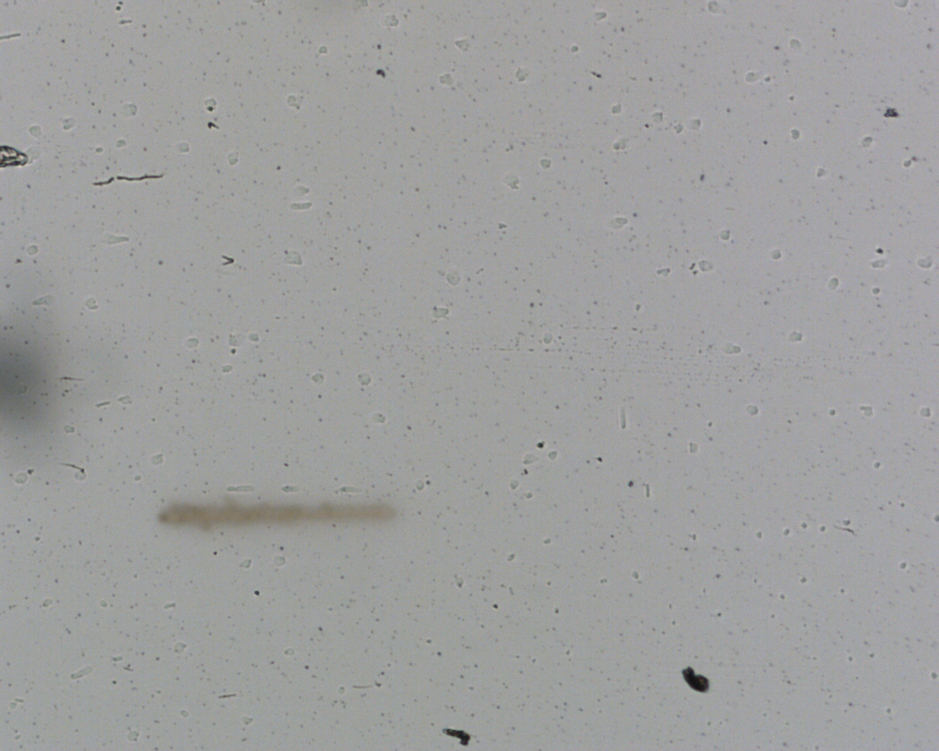
#> input picture laser_line_X20_Y4797_20260208_181527.png, 939 x 751 px, shrunk from 1280 x 1024 before the run
$ python -i tes_batch_new.py   (imports and definitions only)
#> lines starting #> are read from the running program, lines starting #| are printed output that depends on the picture; after the words box and inside, x2 and y2 are one past the last pixel; in counts of white or black regions, pixels touching at a corner belong together
import cv2
import numpy as np
import pandas as pd
import re
from pathlib import Path

def measure_line_width(image_path, threshold_val=80, vis_dir='None'):
    """
    测量激光烧蚀线宽，并可选择保存可视化中间图像

    Args:
        image_path: 图片路径
        threshold_val: 二值化阈值
        vis_dir: 可视化图像保存目录（如为None则不保存）

    Returns:
        (avg_width_px, std_width_px) 或错误信息
    """
#> called with image_path = 'laser_line_X20_Y4797_20260208_181527.png', threshold_val = 80, vis_dir = 'None'
    # 读取图像（支持中文路径）
    img = cv2.imdecode(np.fromfile(image_path, dtype=np.uint8), cv2.IMREAD_COLOR)
#> img is the input picture: shape (751, 939, 3); mean B, G, R 159.2, 159.6, 159.2
    if img is None:
        return None, None
    gray = cv2.cvtColor(img, cv2.COLOR_BGR2GRAY)

    # 二值化 (反转图像：让线变成白色 255，背景变成黑色 0)
    _, binary = cv2.threshold(gray, threshold_val, 255, cv2.THRESH_BINARY_INV)
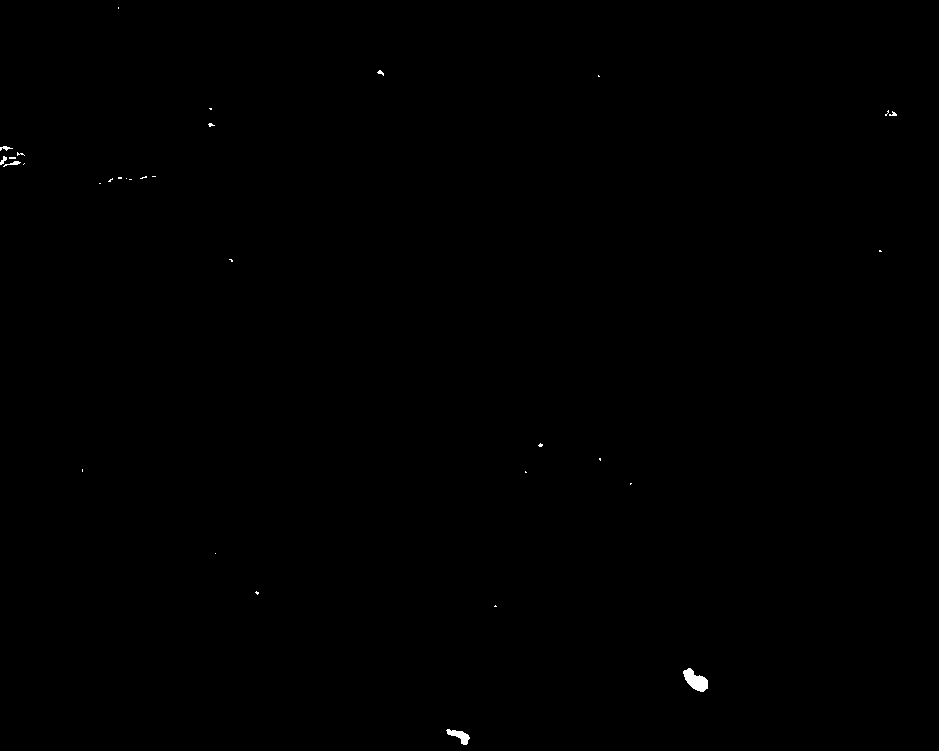
#> binary: shape (751, 939); 0.12% white; 32 white regions (25 under 20 px), largest, box (x1, y1, x2, y2) and area: (683, 668, 708, 692) 347, (446, 729, 470, 745) 177, (3, 161, 21, 167) 41

    # 如果需要保存可视化，先保存二值化后的图像
    if vis_dir is not None:
        vis_path = Path(vis_dir)
        vis_path.mkdir(parents=True, exist_ok=True)
        base_name = Path(image_path).stem
        # 保存二值化图像（尚未去噪）
        binary_path = vis_path / f"{base_name}_binary.png"
        # 使用imencode支持中文路径
        cv2.imencode('.png', binary)[1].tofile(str(binary_path))

    # 去噪：形态学闭运算
    kernel = np.ones((3, 3), np.uint8)
    binary_closed = cv2.morphologyEx(binary, cv2.MORPH_CLOSE, kernel)
#> binary_closed: shape (751, 939); 0.12% white; 29 white regions (23 under 20 px), largest, box (x1, y1, x2, y2) and area: (683, 668, 708, 692) 347, (446, 729, 470, 745) 178, (0, 156, 21, 167) 101, (885, 110, 897, 116) 39, (0, 146, 13, 151) 34, (377, 70, 384, 76) 21

    # 如果需要保存可视化，保存闭运算后的图像
    if vis_dir is not None:
        closed_path = vis_path / f"{base_name}_closed.png"
        cv2.imencode('.png', binary_closed)[1].tofile(str(closed_path))

    # 获取图像尺寸
    h, w = binary_closed.shape
#> h = 751; w = 939

    # 垂直裁剪：取自下而上 30% ~ 35% 的区域
    # 底部为图像底部（行索引大），顶部为图像顶部（行索引小）
    start_row = int(h * (1 - 0.38))  # 底部35%处对应的行（包含）
#> start_row = 465
    end_row = int(h * (1 - 0.27))  # 底部30%处对应的行（不包含）
#> end_row = 548
    if start_row >= end_row:  # 区间无效，测量失败
        return None, None
    cropped = binary_closed[start_row:end_row, :]
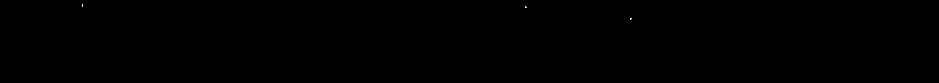
#> cropped: shape (83, 939); 0.01% white in thin lines or dots, all inside (x1, y1, x2, y2) = (82, 4, 632, 20)

    # 测量线宽：对每一列计算白色像素的数量（基于裁剪区域）
    widths = np.sum(cropped == 255, axis=0)
#> widths = 939 values, max 3 at index 82, min 0 at index 0, mean 0.00958

    # 水平裁剪：只取左侧 3/5 区域（原有逻辑）
    left_width = int(w * 3 / 5)
#> left_width = 563
    widths_left = widths[:left_width]
#> widths_left = 563 values, max 3 at index 82, min 0 at index 0, mean 0.0107

    # 过滤掉宽度为0的部分
    valid_widths = widths_left[widths_left > 6]
#> valid_widths = empty array

    if len(valid_widths) == 0:
        return None, None

    avg_width_px = np.mean(valid_widths)
    std_width_px = np.std(valid_widths)

    return avg_width_px, std_width_px


# [74 lines left out: functions extract_x_velocity, batch_process, not called in this run]


# [8 lines not run here, left out]

>>> result = measure_line_width('laser_line_X20_Y4797_20260208_181527.png')
